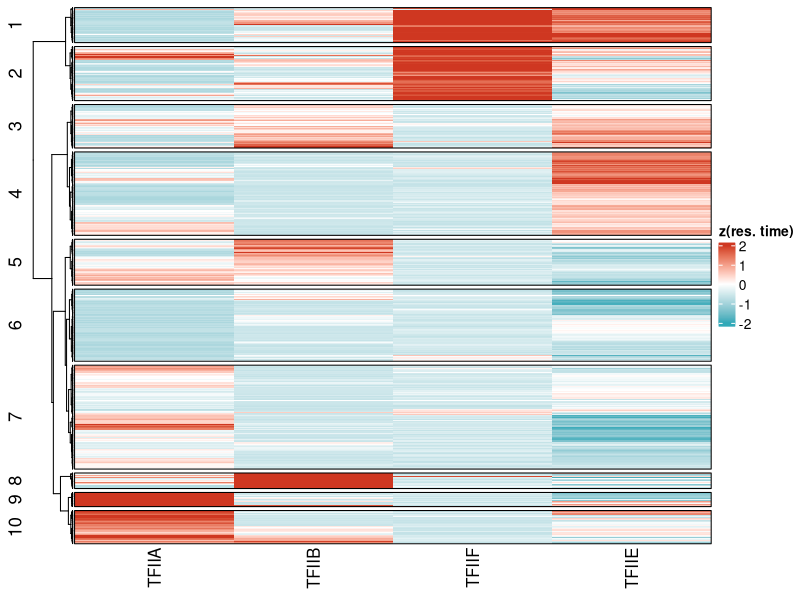
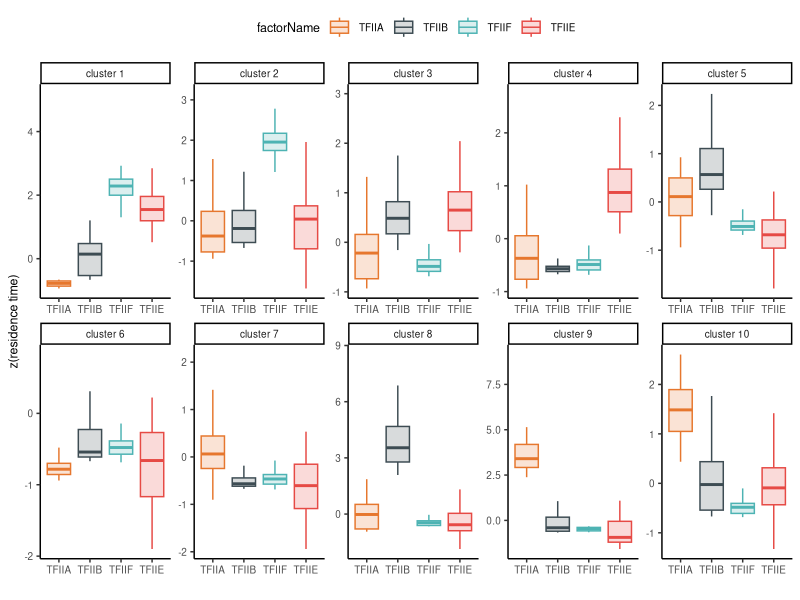

Reproduce these figures in R, in order. (Note: this script raises an error after producing the figures.)
rm(list = ls())

library(tidyverse)
library(ComplexHeatmap)
library(viridis)
library(circlize)


set.seed(42)


# upload table replace <1 min with a random number between 0-1
# make class labels
resTimes = read.csv("data/residence_times_all.csv") %>% 
  dplyr::select(-c(peakName, TBP)) %>% 
  pivot_longer(cols = TFIIA:TFIIF, names_to = "factorName", values_to = "resTime", values_drop_na = TRUE) %>% 
  distinct()

plotResTime = resTimes %>% 
  mutate(randNum = runif(nrow(resTimes), min=0, max=1)) %>% 
  mutate(resTimesNum = ifelse(resTime == "<1", randNum, as.numeric(resTime))) %>% 
  dplyr::select(gene, factorName, resTimesNum)


###################################################
#------ heatmap ------
###################################################
heatmapTable = plotResTime %>%
  ungroup() %>% 
  pivot_wider(names_from = factorName, values_from = resTimesNum) %>% 
  column_to_rownames(var = "gene")
naPerRow = rowSums(is.na(heatmapTable))

# filter rows with NAs in them
heatmapTableFilt = heatmapTable[naPerRow == 0,c("TFIIA", "TFIIB", "TFIIF", "TFIIE")]
genes = rownames(heatmapTableFilt)
rownames(heatmapTableFilt) = NULL

# z-score normalize the values
zHeatmap = scale(heatmapTableFilt)

col_fun = colorRamp2(c(-2, 0, 2), c("#31A9B8", "white", "#CF3721"))
# extract the gene names for each cluster
ht = Heatmap(zHeatmap, 
             cluster_columns = F, 
             clustering_method_rows = "ward.D", 
             name = "z(res. time)", 
             row_split = 10,
             row_gap = unit(1, "mm"), border = T, col = col_fun)
ht = draw(ht)
clusters = row_order(ht)
# extract the gene names falling into each cluster
for (i in 1:length(clusters)){
  clusterRows = clusters[[i]]
  clustGenes = genes[clusterRows]
  clustTable = data.frame(cluster = rep(i, length(clustGenes)) ,gene = clustGenes)
  if (i == 1){
    clustTableFull = clustTable
  } else {
    clustTableFull = rbind(clustTableFull, clustTable)
  }
}

plotTable = as.data.frame(zHeatmap) %>% 
  mutate(gene = genes) %>% 
  pivot_longer(!gene, names_to = "factorName", values_to = "resTime", values_drop_na = T) %>% 
  left_join(clustTableFull) %>% 
  mutate(cluster = paste0("cluster ", cluster))
plotTable$factorName = factor(plotTable$factorName, levels = c("TFIIA", "TFIIB", "TFIIF", "TFIIE"))
plotTable$cluster = factor(plotTable$cluster, levels = paste0(rep("cluster ", 10), seq(1, 10)))

p = ggplot(plotTable, aes(x = factorName, y = resTime, color = factorName, fill = factorName))
p + geom_boxplot(outlier.shape=NA, alpha = 0.2) +
  theme_classic() +
  xlab(" ") +
  ylab("z(residence time)") +
  theme(panel.background = element_rect(fill = "transparent"), # bg of the panel
        plot.background = element_rect(fill = "transparent", color = NA),
        text = element_text(size=9),
        legend.position = "top",
        panel.grid.major = element_blank(), 
        panel.grid.minor = element_blank()) +
  facet_wrap(~cluster, scales = "free", ncol = 5) + 
  scale_color_manual(values = c("#E6772E", "#3D4C53", "#4DB3B3", "#E64A45")) + 
  scale_fill_manual(values = c("#E6772E", "#3D4C53", "#4DB3B3", "#E64A45"))
ggsave("figures/panels/figSf/heatmapClusters_boxplots.pdf", width = 17, height = 8, units = )
